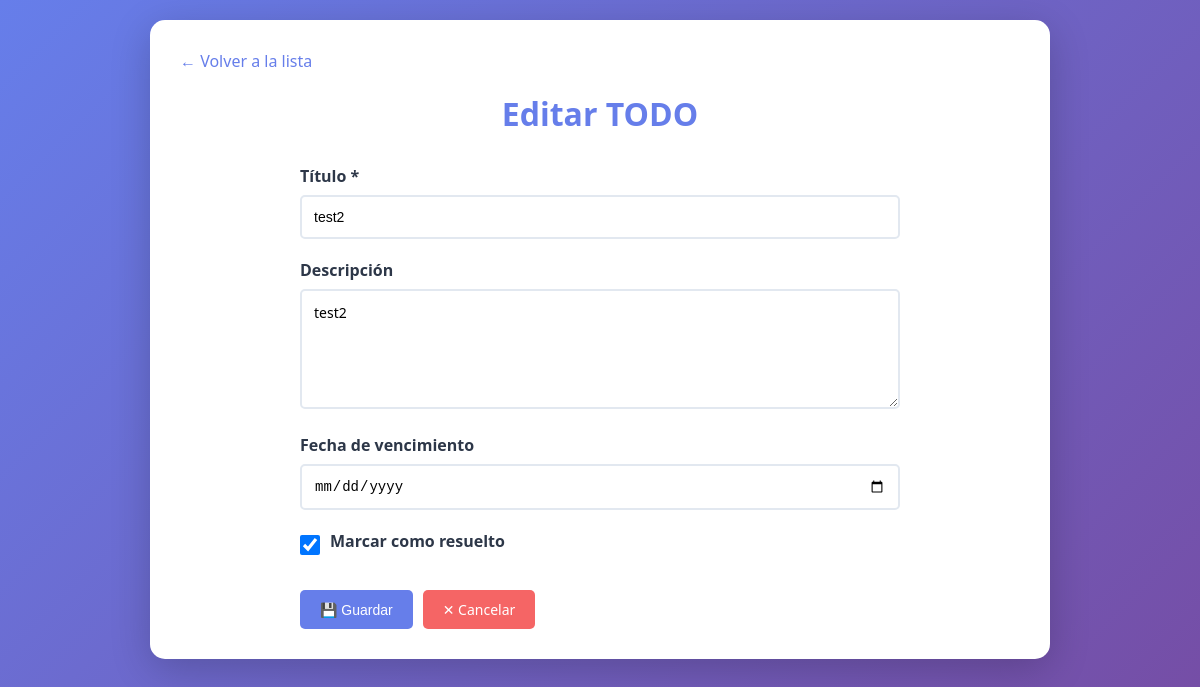
Page /edit/2/ on the committed database.
### todos/models.py (models this page shows, shortened)
class TODO(models.Model):
    title = models.CharField(max_length=200)
    description = models.TextField(blank=True)
    due_date = models.DateField(null=True, blank=True)
    resolved = models.BooleanField(default=False)
    created_at = models.DateTimeField(auto_now_add=True)
    updated_at = models.DateTimeField(auto_now=True)
    class Meta:
        ordering = ['-created_at']

### todos/views.py (the view)
# urls.py: path('edit/<int:pk>/', views.TODOUpdateView.as_view(), name='todo_edit'),
class TODOUpdateView(UpdateView):
    model = TODO
    template_name = 'todos/todo_form.html'
    form_class = TODOForm
    success_url = reverse_lazy('todo_list')

### todos/forms.py
class TODOForm(forms.ModelForm):
    class Meta:
        model = TODO
        fields = ['title', 'description', 'due_date', 'resolved']
        widgets = {
            'title': forms.TextInput(attrs={
                'placeholder': 'Ingresa el título del TODO',
                'class': 'form-control'
            }),
            'description': forms.Textarea(attrs={
                'placeholder': 'Descripción detallada (opcional)',
                'rows': 4,
                'class': 'form-control'
            }),
            'due_date': forms.DateInput(attrs={
                'type': 'date',
                'class': 'form-control'
            }),
            'resolved': forms.CheckboxInput(attrs={
                'class': 'form-check-input'
            })
        }
        labels = {
            'title': 'Título',
            'description': 'Descripción',
            'due_date': 'Fecha de vencimiento',
            'resolved': 'Marcar como resuelto'
        }

### todos/templates/todos/todo_form.html (shortened to what this page needs)
{% extends 'todos/base.html' %}
{% block content %}
    <a href="{% url 'todo_list' %}" class="back-link">← Volver a la lista</a>
    <h1>{% if object %}Editar TODO{% else %}Crear Nuevo TODO{% endif %}</h1>
    <form method="post">
        <div class="form-group">
            <label for="id_title">{{ form.title.label }} *</label>
            {{ form.title }}
        </div>
        <div class="form-group">
            <label for="id_description">{{ form.description.label }}</label>
            {{ form.description }}
        </div>
        <div class="form-group">
            <label for="id_due_date">{{ form.due_date.label }}</label>
            {{ form.due_date }}
        </div>
        {% if form.resolved %}
            <div class="form-group">
                <div class="checkbox-group">
                    {{ form.resolved }}
                    <label for="id_resolved">{{ form.resolved.label }}</label>
                </div>
            </div>
        {% endif %}
        <div class="form-actions">
            <button type="submit" class="btn btn-primary">💾 Guardar</button>
            <a href="{% url 'todo_list' %}" class="btn btn-danger">✕ Cancelar</a>
        </div>
    </form>
{% endblock %}

### rows in the picture
TODO: title "test2", description "test2", resolved "☑"
